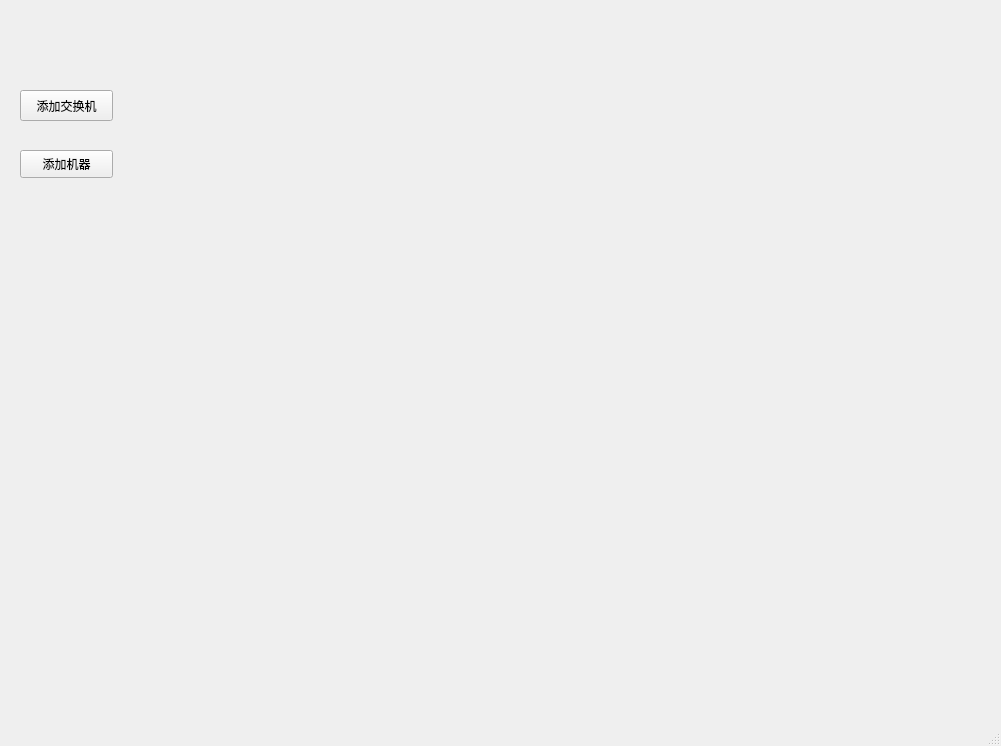
<?xml version="1.0" encoding="UTF-8"?>
<ui version="4.0">
 <class>Mainwindow</class>
 <widget class="QMainWindow" name="Mainwindow">
  <property name="geometry">
   <rect>
    <x>0</x>
    <y>0</y>
    <width>1001</width>
    <height>746</height>
   </rect>
  </property>
  <property name="windowTitle">
   <string>MainWindow</string>
  </property>
  <widget class="QWidget" name="centralwidget">
   <widget class="QPushButton" name="addSwitch">
    <property name="geometry">
     <rect>
      <x>20</x>
      <y>90</y>
      <width>93</width>
      <height>31</height>
     </rect>
    </property>
    <property name="text">
     <string>添加交换机</string>
    </property>
   </widget>
   <widget class="QPushButton" name="addMachine">
    <property name="geometry">
     <rect>
      <x>20</x>
      <y>150</y>
      <width>93</width>
      <height>28</height>
     </rect>
    </property>
    <property name="text">
     <string>添加机器</string>
    </property>
   </widget>
  </widget>
  <widget class="QStatusBar" name="statusbar"/>
 </widget>
 <resources/>
 <connections/>
</ui>
